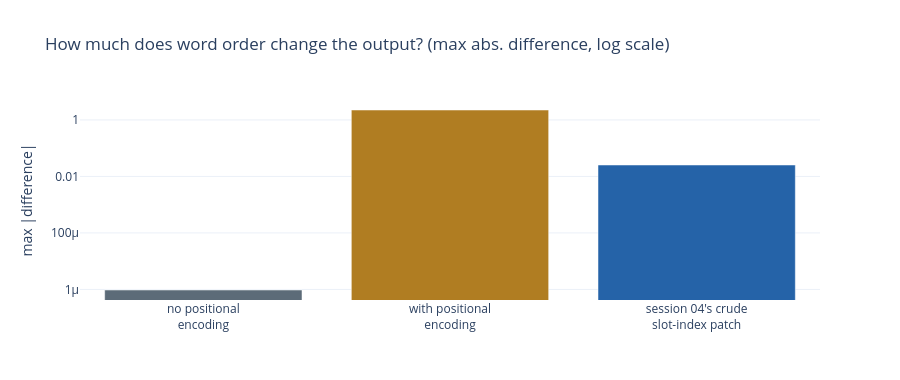

Notebook code for this chart:
### Markdown cell above
**Idea -- the identical test, now with positional encoding added first.** Add `PE` to the embeddings *before* the block sees them, and permute the words the same way as before -- crucially, permute first, then add `PE` for the new slot order, so each word's positional signal reflects where it actually sits after shuffling. If positional encoding does what slide 9 claims, this same measurement should no longer come out near zero.

### Code cell
with torch.no_grad():
    out_orig_PE = test_block((emb_a + PE).unsqueeze(0))[0]
    out_perm_PE = test_block((emb_a[perm] + PE).unsqueeze(0))[0]   # PE added AFTER permuting -> tied to the new slot

diff_PE = (out_perm_PE - out_orig_PE[perm]).abs().max().item()
print(f"max |block(permuted) - permute(block(original))|, with PE: {diff_PE:.2e}")
print(f"\nratio (with PE) / (no PE): {diff_PE / diff_noPE:,.0f}x")
print(f"ratio to session 04's own crude patch (2.54e-02): {diff_PE / 2.54e-2:.1f}x")

fig = go.Figure(go.Bar(x=["no positional<br>encoding", "with positional<br>encoding",
                          "session 04's crude<br>slot-index patch"],
                       y=[diff_noPE, diff_PE, 2.54e-2],
                       marker_color=[DIM, GOLD, BLUE]))
fig.update_layout(title="How much does word order change the output? (max abs. difference, log scale)",
                   yaxis_type="log", yaxis_title="max |difference|",
                   template="plotly_white", height=380)
fig.show()

### Figure 1 — Plotly figure (JSON) as saved in the notebook; plotly's stock layout.template omitted (floating-point values rounded to 4 significant figures)
{"data": [{"marker": {"color": ["#5c6b78", "#b07d22", "#2563a8"]}, "type": "bar", "x": ["no positional<br>encoding", "with positional<br>encoding", "session 04's crude<br>slot-index patch"], "y": [9.537e-07, 2.246, 0.0254]}], "layout": {"height": 380, "title": {"text": "How much does word order change the output? (max abs. difference, log scale)"}, "yaxis": {"title": {"text": "max |difference|"}, "type": "log"}}}
